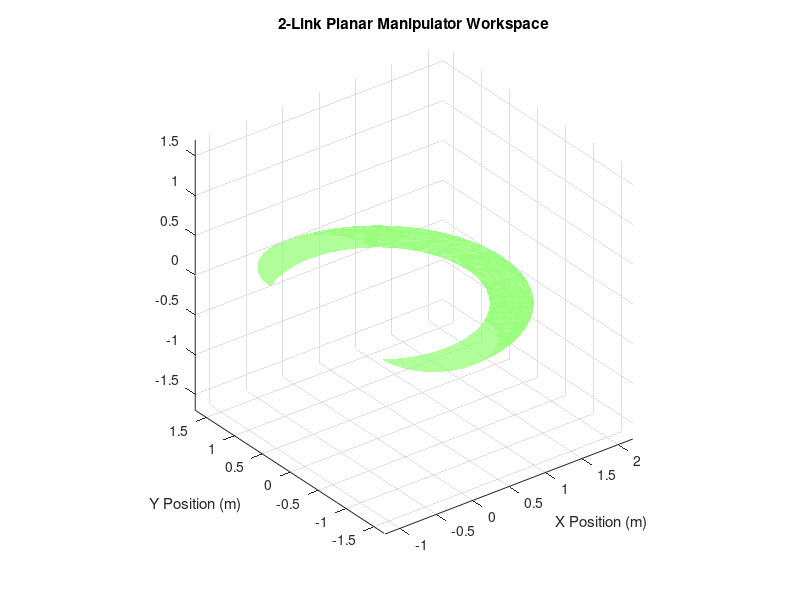
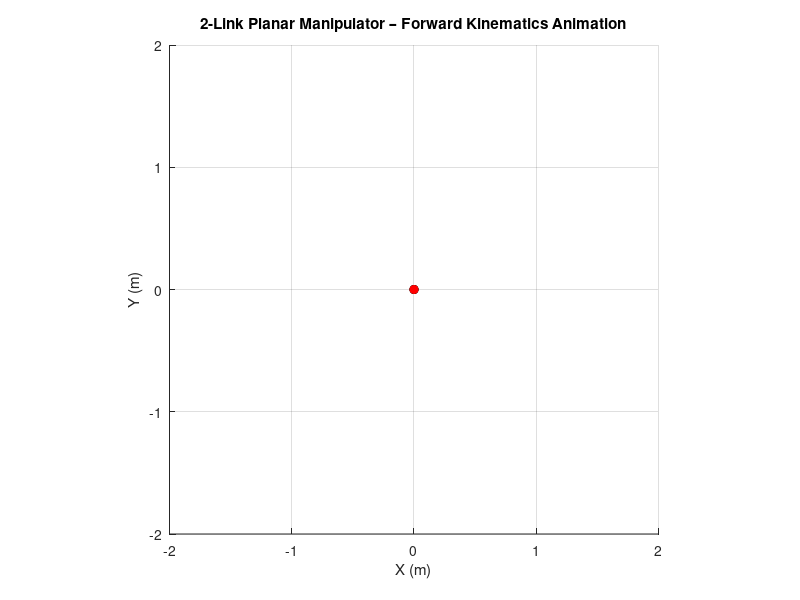

Write MATLAB code to recreate these figures, in order. (Note: this script raises an error after producing the figures.)

%  2-Link Planar Manipulator – Forward Kinematics Simulation


clear; close all; clc;

%%  Link Parameters
L1 = 1.0;      % Length of Link 1 
L2 = 0.7;      % Length of Link 2 

% Define joint angle ranges (in radians)
theta1 = linspace(-pi/2, pi/2, 50);   % Joint 1 rotation
theta2 = linspace(-pi/2, pi/2, 50);   % Joint 2 rotation

%% Forward Kinematics 
% Using Denavit–Hartenberg approach for a 2-link planar arm

% End-effector position arrays
X = zeros(length(theta1), length(theta2));
Y = zeros(length(theta1), length(theta2));

for i = 1:length(theta1)
    for j = 1:length(theta2)
        % Transformation matrices
        T1 = [cos(theta1(i)) -sin(theta1(i)) 0 L1*cos(theta1(i));
              sin(theta1(i))  cos(theta1(i)) 0 L1*sin(theta1(i));
              0                0              1 0;
              0                0              0 1];
        
        T2 = [cos(theta2(j)) -sin(theta2(j)) 0 L2*cos(theta2(j));
              sin(theta2(j))  cos(theta2(j)) 0 L2*sin(theta2(j));
              0                0              1 0;
              0                0              0 1];
        
        % Compute overall transformation
        T = T1 * T2;
        
        % End-effector position
        X(i,j) = T(1,4);
        Y(i,j) = T(2,4);
    end
end

%%  Workspace Visualization 
figure('Color','w');
surf(X, Y, zeros(size(X)),  'FaceAlpha', 0.7, 'EdgeColor', 'none');
hold on;
xlabel('X Position (m)');
ylabel('Y Position (m)');
title('2-Link Planar Manipulator Workspace');
grid on; axis equal;
colormap jet;

%%  Animation Setup 
figure('Color','w');
axis equal; grid on; hold on;
xlabel('X (m)'); ylabel('Y (m)');
title('2-Link Planar Manipulator – Forward Kinematics Animation');
xlim([-2 2]); ylim([-2 2]);

% Draw base
plot(0, 0, 'ko', 'MarkerFaceColor', 'k', 'MarkerSize', 6);

% Initialize plot handles
link1 = plot([0 0], [0 0], 'LineWidth', 3, 'Color', [0.1 0.5 0.9]);
link2 = plot([0 0], [0 0], 'LineWidth', 3, 'Color', [0.3 0.7 0.3]);
joint_dot = plot(0, 0, 'ko', 'MarkerFaceColor', [0.2 0.2 0.2]);
ee_dot = plot(0, 0, 'ro', 'MarkerFaceColor', 'r');
trace = animatedline('Color', [0.9 0.1 0.1], 'LineWidth', 1.5);

% Create text display for angles and coordinates
info_text = text(-1.9, 1.7, '', 'FontSize', 10, 'FontWeight', 'bold', 'Color', [0 0 0]);

for k = 1:length(theta1)
    % Joint angles
    t1 = theta1(k);
    t2 = theta2(k);

    % Joint positions
    joint1 = [L1*cos(t1); L1*sin(t1)];
    end_eff = [L1*cos(t1) + L2*cos(t1 + t2);
               L1*sin(t1) + L2*sin(t1 + t2)];
    
    % Update links and points
    set(link1, 'XData', [0 joint1(1)], 'YData', [0 joint1(2)]);
    set(link2, 'XData', [joint1(1) end_eff(1)], 'YData', [joint1(2) end_eff(2)]);
    set(joint_dot, 'XData', joint1(1), 'YData', joint1(2));
    set(ee_dot, 'XData', end_eff(1), 'YData', end_eff(2));
    
    % Update trace
    addpoints(trace, end_eff(1), end_eff(2));
    
    % Update info text
    set(info_text, 'String', sprintf('\\theta_1 = %.2f rad\n\\theta_2 = %.2f rad\nX = %.2f m\nY = %.2f m', ...
        t1, t2, end_eff(1), end_eff(2)));
    
    drawnow;
    pause(0.03);
end

disp('Simulation complete.');
